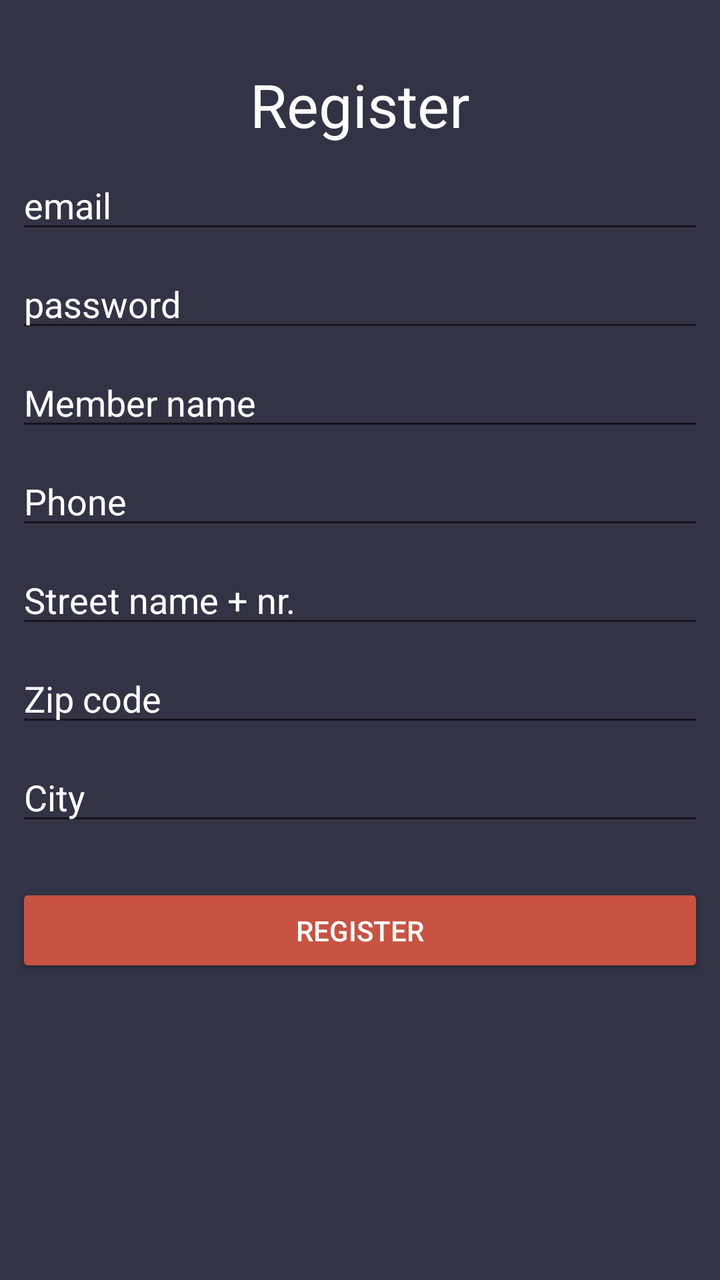
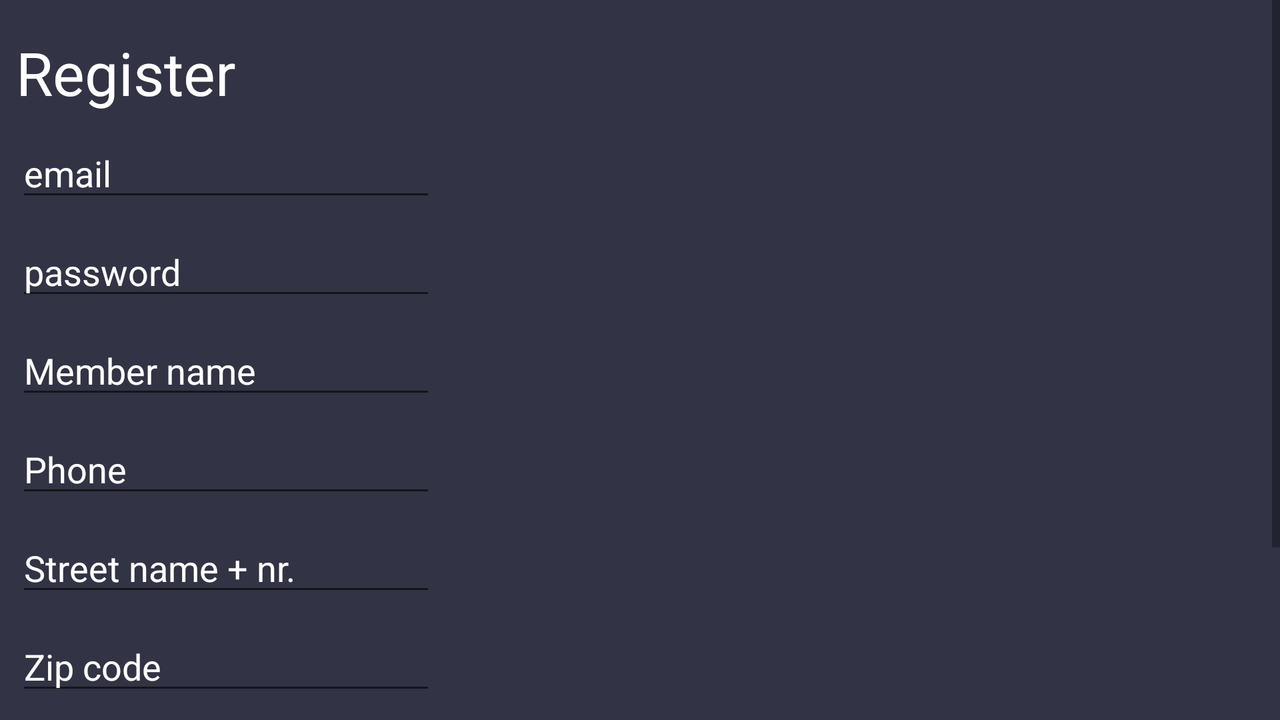

Two renders of one Android screen. The first uses the default layout on a phone; the second uses the alternative layout the repository ships for a different screen configuration, on a matching device. The two XML files are below.
<!-- AndroidManifest.xml: application theme AppTheme -->
<!-- res/layout/activity_register.xml -->
<?xml version="1.0" encoding="utf-8"?>
<android.support.constraint.ConstraintLayout xmlns:android="http://schemas.android.com/apk/res/android"
    xmlns:app="http://schemas.android.com/apk/res-auto"
    xmlns:tools="http://schemas.android.com/tools"
    android:layout_width="match_parent"
    android:layout_height="match_parent"
    tools:context=".RegisterActivity">

    <TextView
        android:id="@+id/tvRegisterRegister"
        android:layout_width="wrap_content"
        android:layout_height="wrap_content"
        android:layout_marginStart="8dp"
        android:layout_marginLeft="8dp"
        android:layout_marginTop="32dp"
        android:layout_marginEnd="8dp"
        android:layout_marginRight="8dp"
        android:text="@string/btn_register"
        android:textSize="30sp"
        app:layout_constraintEnd_toEndOf="parent"
        app:layout_constraintStart_toStartOf="parent"
        app:layout_constraintTop_toTopOf="parent" />

    <EditText
        android:id="@+id/etRegisterEmail"
        android:layout_width="0dp"
        android:layout_height="wrap_content"
        android:layout_marginStart="8dp"
        android:layout_marginLeft="8dp"
        android:layout_marginTop="8dp"
        android:layout_marginEnd="8dp"
        android:layout_marginRight="8dp"
        android:ems="10"
        android:hint="@string/email_hint"
        android:inputType="textEmailAddress"
        app:layout_constraintEnd_toEndOf="parent"
        app:layout_constraintStart_toStartOf="parent"
        app:layout_constraintTop_toBottomOf="@+id/tvRegisterRegister" />

    <EditText
        android:id="@+id/etRegisterPass"
        android:layout_width="0dp"
        android:layout_height="wrap_content"
        android:layout_marginStart="8dp"
        android:layout_marginLeft="8dp"
        android:layout_marginTop="8dp"
        android:layout_marginEnd="8dp"
        android:layout_marginRight="8dp"
        android:ems="10"
        android:hint="@string/password_hint"
        android:inputType="textPassword"
        app:layout_constraintEnd_toEndOf="parent"
        app:layout_constraintStart_toStartOf="parent"
        app:layout_constraintTop_toBottomOf="@+id/etRegisterEmail" />

    <EditText
        android:id="@+id/etRegisterName"
        android:layout_width="0dp"
        android:layout_height="wrap_content"
        android:layout_marginStart="8dp"
        android:layout_marginLeft="8dp"
        android:layout_marginTop="8dp"
        android:layout_marginEnd="8dp"
        android:layout_marginRight="8dp"
        android:ems="10"
        android:hint="@string/name_hint"
        android:inputType="textCapWords"
        app:layout_constraintEnd_toEndOf="parent"
        app:layout_constraintStart_toStartOf="parent"
        app:layout_constraintTop_toBottomOf="@+id/etRegisterPass"/>

    <EditText
        android:id="@+id/etRegisterPhone"
        android:layout_width="0dp"
        android:layout_height="wrap_content"
        android:layout_marginStart="8dp"
        android:layout_marginLeft="8dp"
        android:layout_marginTop="8dp"
        android:layout_marginEnd="8dp"
        android:layout_marginRight="8dp"
        android:ems="10"
        android:hint="@string/phone_hint"
        android:inputType="phone"
        app:layout_constraintEnd_toEndOf="parent"
        app:layout_constraintStart_toStartOf="parent"
        app:layout_constraintTop_toBottomOf="@+id/etRegisterName" />

    <EditText
        android:id="@+id/etRegisterStreet"
        android:layout_width="0dp"
        android:layout_height="wrap_content"
        android:layout_marginStart="8dp"
        android:layout_marginLeft="8dp"
        android:layout_marginTop="8dp"
        android:layout_marginEnd="8dp"
        android:layout_marginRight="8dp"
        android:ems="10"
        android:hint="@string/street_hint"
        android:inputType="text"
        app:layout_constraintEnd_toEndOf="parent"
        app:layout_constraintStart_toStartOf="parent"
        app:layout_constraintTop_toBottomOf="@+id/etRegisterPhone" />

    <EditText
        android:id="@+id/etRegisterZip"
        android:layout_width="0dp"
        android:layout_height="wrap_content"
        android:layout_marginStart="8dp"
        android:layout_marginLeft="8dp"
        android:layout_marginTop="8dp"
        android:layout_marginEnd="8dp"
        android:layout_marginRight="8dp"
        android:ems="10"
        android:hint="@string/zip_hint"
        android:inputType="text"
        app:layout_constraintEnd_toEndOf="parent"
        app:layout_constraintStart_toStartOf="parent"
        app:layout_constraintTop_toBottomOf="@+id/etRegisterStreet" />

    <EditText
        android:id="@+id/etRegisterCity"
        android:layout_width="0dp"
        android:layout_height="wrap_content"
        android:layout_marginStart="8dp"
        android:layout_marginLeft="8dp"
        android:layout_marginTop="8dp"
        android:layout_marginEnd="8dp"
        android:layout_marginRight="8dp"
        android:ems="10"
        android:hint="@string/city_hint"
        android:inputType="text"
        app:layout_constraintEnd_toEndOf="parent"
        app:layout_constraintStart_toStartOf="parent"
        app:layout_constraintTop_toBottomOf="@+id/etRegisterZip" />

    <Button
        android:id="@+id/btnRegisterRegister"
        android:layout_width="0dp"
        android:layout_height="47dp"
        android:layout_marginStart="8dp"
        android:layout_marginLeft="8dp"
        android:layout_marginTop="24dp"
        android:layout_marginEnd="8dp"
        android:layout_marginRight="8dp"
        android:text="@string/btn_register"
        app:layout_constraintEnd_toEndOf="parent"
        app:layout_constraintStart_toStartOf="parent"
        app:layout_constraintTop_toBottomOf="@+id/etRegisterCity" />

</android.support.constraint.ConstraintLayout>
<!-- resources referenced by this layout -->
<resources>
  <string name="btn_register">Register</string>
  <string name="city_hint">City</string>
  <string name="email_hint">email</string>
  <string name="name_hint">Member name</string>
  <string name="password_hint" translatable="false">password</string>
  <string name="phone_hint">Phone</string>
  <string name="street_hint">Street name + nr.</string>
  <string name="zip_hint">Zip code</string>
  <!-- from res/values-v21/ -->
  <style name="AppTheme" parent="Theme.AppCompat.Light.DarkActionBar">
          
          <item name="colorPrimary">@android:color/white</item>
          <item name="colorPrimaryDark">@color/colorPrimary</item>
          <item name="colorAccent">@color/colorOrangeRed</item>
          <item name="android:statusBarColor">@android:color/black</item>
          <item name="android:colorBackground">@color/colorDarkPurple</item>
          <item name="android:editTextColor">@android:color/white</item>
          <item name="android:textColorHint">@android:color/white</item>
          <item name="android:colorButtonNormal">@color/colorOrangeRed</item>
          <item name="titleTextColor">@color/colorDarkPurple</item>
          <item name="android:textColor">@android:color/white</item>
      </style>
  <color name="colorPrimary">#008577</color>
  <color name="colorOrangeRed">#c75343</color>
  <color name="colorDarkPurple">#323344</color>
</resources>
<!-- res/layout-land/activity_register.xml (the repository's variant of the layout above) -->
<!-- drawn on the phone turned sideways -->
<?xml version="1.0" encoding="utf-8"?>
<android.support.constraint.ConstraintLayout xmlns:android="http://schemas.android.com/apk/res/android"
    xmlns:app="http://schemas.android.com/apk/res-auto"
    xmlns:tools="http://schemas.android.com/tools"
    android:layout_width="match_parent"
    android:layout_height="match_parent"
    tools:context=".RegisterActivity">

    <ScrollView
        android:layout_width="match_parent"
        android:layout_height="match_parent">

        <LinearLayout
            android:layout_width="match_parent"
            android:layout_height="wrap_content"
            android:orientation="vertical" >

            <TextView
                android:id="@+id/tvRegisterRegister"
                android:layout_width="wrap_content"
                android:layout_height="wrap_content"
                android:layout_marginStart="8dp"
                android:layout_marginLeft="8dp"
                android:layout_marginTop="16dp"
                android:layout_marginEnd="8dp"
                android:layout_marginRight="8dp"
                android:text="@string/btn_register"
                android:textSize="30sp" />

            <EditText
                android:id="@+id/etRegisterEmail"
                android:layout_width="wrap_content"
                android:layout_height="wrap_content"
                android:layout_marginStart="8dp"
                android:layout_marginLeft="8dp"
                android:layout_marginTop="8dp"
                android:layout_marginEnd="8dp"
                android:layout_marginRight="8dp"
                android:ems="10"
                android:hint="@string/email_hint"
                android:inputType="textEmailAddress" />

            <EditText
                android:id="@+id/etRegisterPass"
                android:layout_width="wrap_content"
                android:layout_height="wrap_content"
                android:layout_marginStart="8dp"
                android:layout_marginLeft="8dp"
                android:layout_marginTop="8dp"
                android:layout_marginEnd="8dp"
                android:layout_marginRight="8dp"
                android:ems="10"
                android:hint="@string/password_hint"
                android:inputType="textPassword" />

            <EditText
                android:id="@+id/etRegisterName"
                android:layout_width="wrap_content"
                android:layout_height="wrap_content"
                android:layout_marginStart="8dp"
                android:layout_marginLeft="8dp"
                android:layout_marginTop="8dp"
                android:layout_marginEnd="8dp"
                android:layout_marginRight="8dp"
                android:ems="10"
                android:hint="@string/name_hint"
                android:inputType="textCapWords" />

            <EditText
                android:id="@+id/etRegisterPhone"
                android:layout_width="wrap_content"
                android:layout_height="wrap_content"
                android:layout_marginStart="8dp"
                android:layout_marginLeft="8dp"
                android:layout_marginTop="8dp"
                android:layout_marginEnd="8dp"
                android:layout_marginRight="8dp"
                android:ems="10"
                android:hint="@string/phone_hint"
                android:inputType="phone" />

            <EditText
                android:id="@+id/etRegisterStreet"
                android:layout_width="wrap_content"
                android:layout_height="wrap_content"
                android:layout_marginStart="8dp"
                android:layout_marginLeft="8dp"
                android:layout_marginTop="8dp"
                android:layout_marginEnd="8dp"
                android:layout_marginRight="8dp"
                android:ems="10"
                android:hint="@string/street_hint"
                android:inputType="text" />

            <EditText
                android:id="@+id/etRegisterZip"
                android:layout_width="wrap_content"
                android:layout_height="wrap_content"
                android:layout_marginStart="8dp"
                android:layout_marginLeft="8dp"
                android:layout_marginTop="8dp"
                android:layout_marginEnd="8dp"
                android:layout_marginRight="8dp"
                android:ems="10"
                android:hint="@string/zip_hint"
                android:inputType="text" />

            <EditText
                android:id="@+id/etRegisterCity"
                android:layout_width="wrap_content"
                android:layout_height="wrap_content"
                android:layout_marginStart="8dp"
                android:layout_marginLeft="8dp"
                android:layout_marginTop="8dp"
                android:layout_marginEnd="8dp"
                android:layout_marginRight="8dp"
                android:ems="10"
                android:hint="@string/city_hint"
                android:inputType="text" />

            <LinearLayout
                android:layout_width="match_parent"
                android:layout_height="wrap_content"
                android:layout_marginStart="8dp"
                android:layout_marginLeft="8dp"
                android:layout_marginTop="24dp"
                android:layout_marginEnd="8dp"
                android:layout_marginRight="8dp"
                android:orientation="horizontal">

                <Button
                    android:id="@+id/btnRegisterCancel"
                    android:layout_width="0dp"
                    android:layout_height="wrap_content"
                    android:layout_weight="0.5"
                    android:text="@string/cancel" />

                <Button
                    android:id="@+id/btnRegisterRegister"
                    android:layout_width="0dp"
                    android:layout_height="47dp"
                    android:layout_weight="0.5"
                    android:text="@string/btn_register" />
            </LinearLayout>
        </LinearLayout>
    </ScrollView>

</android.support.constraint.ConstraintLayout>
<!-- resources referenced by the variant -->
<!-- as the phone turned sideways resolves them -->
<resources>
  <string name="btn_register">Register</string>
  <string name="cancel">Cancel</string>
  <string name="city_hint">City</string>
  <string name="email_hint">email</string>
  <string name="name_hint">Member name</string>
  <string name="password_hint" translatable="false">password</string>
  <string name="phone_hint">Phone</string>
  <string name="street_hint">Street name + nr.</string>
  <string name="zip_hint">Zip code</string>
  <!-- from res/values-v21/ -->
  <style name="AppTheme" parent="Theme.AppCompat.Light.DarkActionBar">
          
          <item name="colorPrimary">@android:color/white</item>
          <item name="colorPrimaryDark">@color/colorPrimary</item>
          <item name="colorAccent">@color/colorOrangeRed</item>
          <item name="android:statusBarColor">@android:color/black</item>
          <item name="android:colorBackground">@color/colorDarkPurple</item>
          <item name="android:editTextColor">@android:color/white</item>
          <item name="android:textColorHint">@android:color/white</item>
          <item name="android:colorButtonNormal">@color/colorOrangeRed</item>
          <item name="titleTextColor">@color/colorDarkPurple</item>
          <item name="android:textColor">@android:color/white</item>
      </style>
  <color name="colorPrimary">#008577</color>
  <color name="colorOrangeRed">#c75343</color>
  <color name="colorDarkPurple">#323344</color>
</resources>
